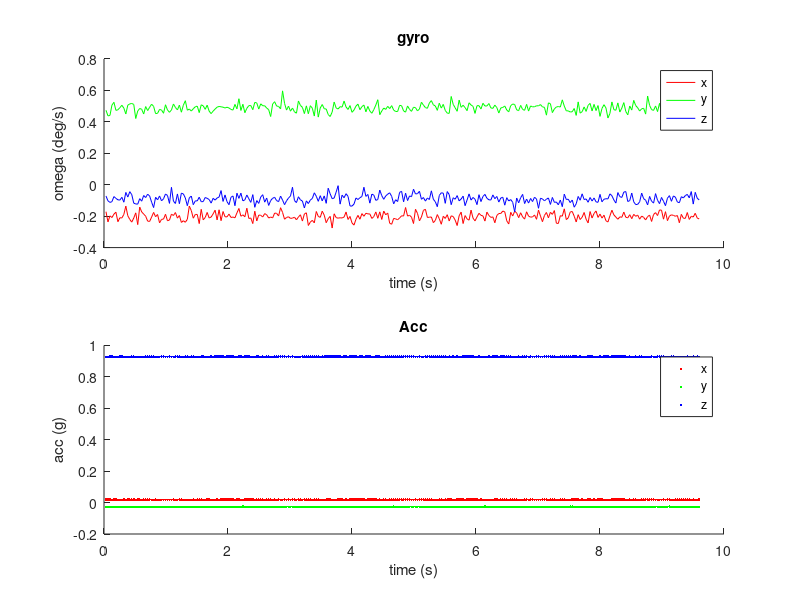

Recreate this plot in MATLAB. (Note: this script raises an error after producing the figure.)
close all
clear
clc

%% import data
addpath('quaternion_library');
addpath('data');
load static_2.mat
% load circle_11.mat
% load circle_12.mat
% load circle_13.mat

time = 0.032* [1:300];
deg2rad = pi/180;
rad2deg = 1/deg2rad;
% gyro.x = gyro.x*deg2rad;
% gyro.y = gyro.y*deg2rad;
% gyro.z = gyro.z*deg2rad;

figure('Name', 'sensor_data');
axis(1) = subplot(2,1,1);
hold on;
plot(time, gyro.x, 'r');
plot(time, gyro.y, 'g');
plot(time, gyro.z, 'b');
legend('x', 'y', 'z');
xlabel('time (s)');
ylabel('omega (deg/s)')
title('gyro');
hold off;
axis(2) = subplot(2,1,2);
hold on;
plot(time, acc.x, 'r.');
plot(time, acc.y, 'g.');
plot(time, acc.z, 'b.');
legend('x', 'y', 'z');
xlabel('time (s)');
ylabel('acc (g)')
title('Acc');
hold off;

%% process

% AHRS = MadgwickAHRS('SamplePeriod', 0.032, 'Beta', 0.05);
AHRS = MahonyAHRS('SamplePeriod', 0.032, 'Kp', 2.5, 'Ki', 0.05);

quat = zeros(length(time), 4);
gyro_bias = zeros(length(time), 3);
for t=1:length(time)
    %AHRS.UpdateIMU([gyro.x(t), gyro.y(t), gyro.z(t)+0.13034]*deg2rad, [acc.x(t), acc.y(t), acc.z(t)]);
    AHRS.Update( [gyro.x(t), gyro.y(t), gyro.z(t)+0.13034]*deg2rad ...
               , [acc.x(t), acc.y(t), acc.z(t)] ...
               , [1, 0, 0]);
    quat(t,:) = AHRS.Quaternion;
    gyro_bias(t,:) = AHRS.w_b;
end
euler = quatern2euler(quaternConj(quat)) * (180/pi);

figure('Name', 'Euler Angles');
hold on;
plot(time, euler(:,1), 'r');
plot(time, euler(:,2), 'g');
plot(time, euler(:,3), 'b');
title('Euler angles');
xlabel('Time (s)');
ylabel('Angle (deg)');
legend('roll', 'pitch', 'yaw');
hold off; grid on;

figure('Name', 'Gyro Bias');
hold on;
plot(time, gyro_bias(:,1)*rad2deg, 'r');
plot(time, gyro_bias(:,2)*rad2deg, 'g');
plot(time, gyro_bias(:,3)*rad2deg, 'b');
title('Gyro Bias');
xlabel('Time (s)');
ylabel('Gyro Bias (deg/s)');
legend('wb_x', 'wb_y', 'wb_z');
hold off; grid on;


